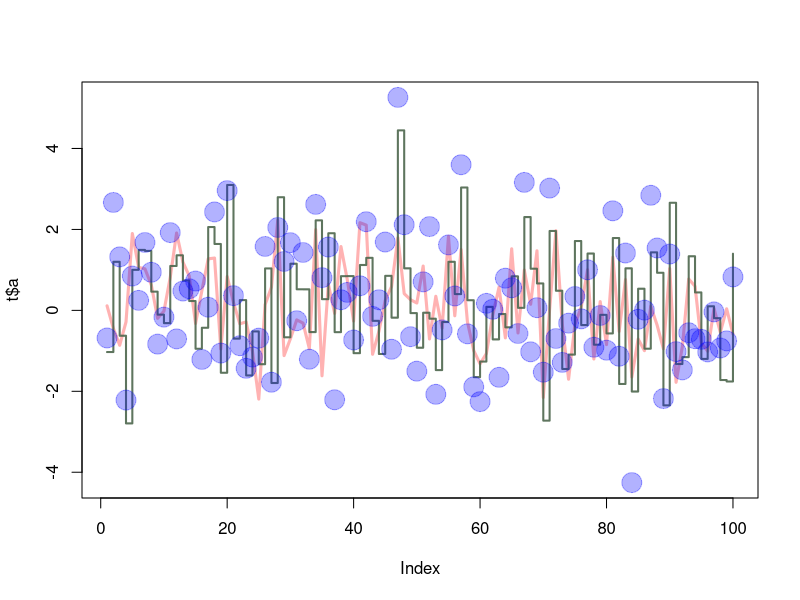

This figure's R source:
x1=rnorm(100)
x2=rnorm(100)
x3=rnorm(100)
t=data.frame(a=x1,b=x1+x2,c=x1+x2+x3)

plot(t$a, type="l", ylim=range(t), lwd=3, col=rgb(1,0,0,0.3))
lines(t$b, type="s", lwd=2, col=rgb(0.3,0.4,0.3,0.9))
points(t$c, pch=20, cex=4,
col=rgb(0,0,1,0.3))
